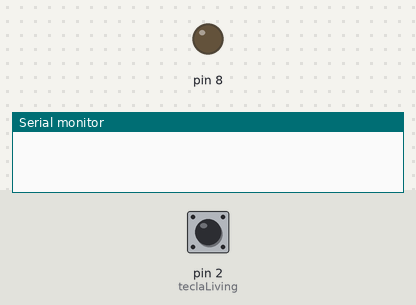
A sketch run on a simulated Arduino Uno, built with avr-gcc and run on an emulated ATmega328P. Shown: output pins drawn as LEDs (lit = HIGH), the last lines printed to the serial monitor. Dashed ring = blinking. Inputs (shaded band) come from the test bench; at power-on: pin 2 (teclaLiving) HIGH.

Above: at 1.2 s.
1.3 s: pin 2 (teclaLiving) pulled LOW for 0.15 s
At 1.46 s:
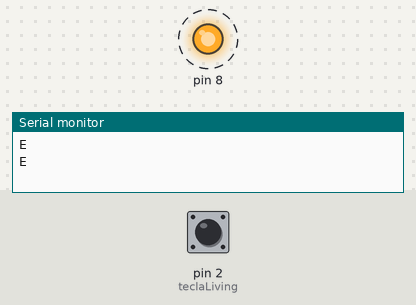
3.0 s: pin 2 (teclaLiving) pulled LOW for 3.2 s
At 6.21 s:
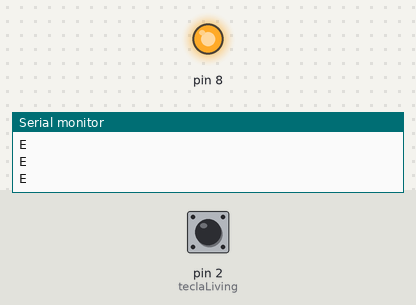
Timing chart, 0 to 7.8 s (numbered marks = the images above; inputs shaded):
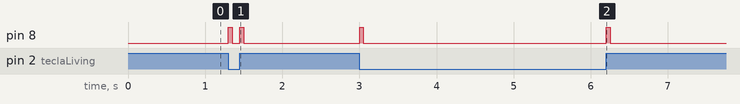

The sketch:

tecla_pro_mini_3.ino
```cpp
// TECLA 1
#define teclaLiving 2

// ESTADOS ANTERIORES DE LAS TECLAS
int beforeStateTeclaLiving = 0;

void setup() {
  pinMode(teclaLiving , INPUT_PULLUP);

  pinMode(8, OUTPUT);

  Serial.begin(115200);

  beforeStateTeclaLiving = digitalRead(teclaLiving);

}

void loop() {
 // Ponemos a escuchar
  digitalWrite(8, LOW);

  // Tecla living 1

  int teclaLivingValue = digitalRead(teclaLiving);

  if(teclaLivingValue != beforeStateTeclaLiving){
     beforeStateTeclaLiving = digitalRead(teclaLiving);
     // Ponemos a enviar
     digitalWrite(8, HIGH);

     Serial.println('E');
     Serial.flush();

   }

   delay(50);
}
```

Measured:
- after the input at 1.3 s, pin 8: alternates HIGH for 0.05 s and LOW for 0.10 s, 4 changes in all, then stays LOW, starting at once
- after the input at 3.0 s, pin 8: alternates HIGH for 0.05 s and LOW for 3.2 s, 4 changes in all, then stays LOW, starting at once
